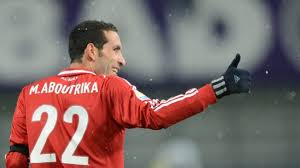
#> input picture treka.jpg, 300 x 168 px
$ python MeasuringPerformanceWithOpenCV.py   (Python 2 division)
#> lines starting #> are read from the running program, lines starting #| are printed output that depends on the picture
import cv2
import numpy as np

img1 = cv2.imread('treka.jpg')
#> img1 is the input picture: shape (168, 300, 3); mean B, G, R 104.1, 106, 127.3
e1 = cv2.getTickCount()
for i in xrange(5,49,2):
	img1 = cv2.medianBlur(img1,i)
#> this loop made 22 passes
#> pass 1, `img1 = cv2.medianBlur(img1,i)`:
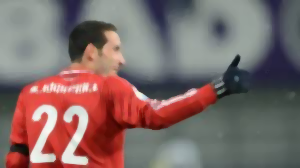
#> img1: shape (168, 300, 3); mean B, G, R 103.8, 105.7, 127.4
#> pass 2, `img1 = cv2.medianBlur(img1,i)`:
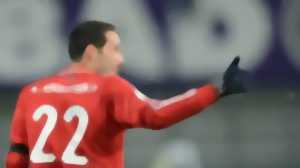
#> img1: shape (168, 300, 3); mean B, G, R 103.4, 105.4, 127.5
#> pass 3, `img1 = cv2.medianBlur(img1,i)`:
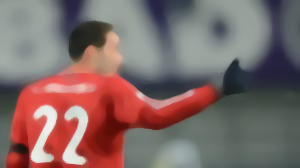
#> img1: shape (168, 300, 3); mean B, G, R 103.1, 105.1, 127.6
#> after the loop:
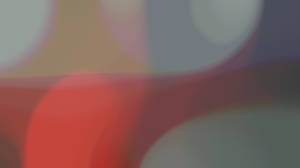
#> img1: shape (168, 300, 3); mean B, G, R 93.7, 97.6, 129.1
e2 = cv2.getTickCount()
t = (e2 - e1)/cv2.getTickFrequency()
print t
